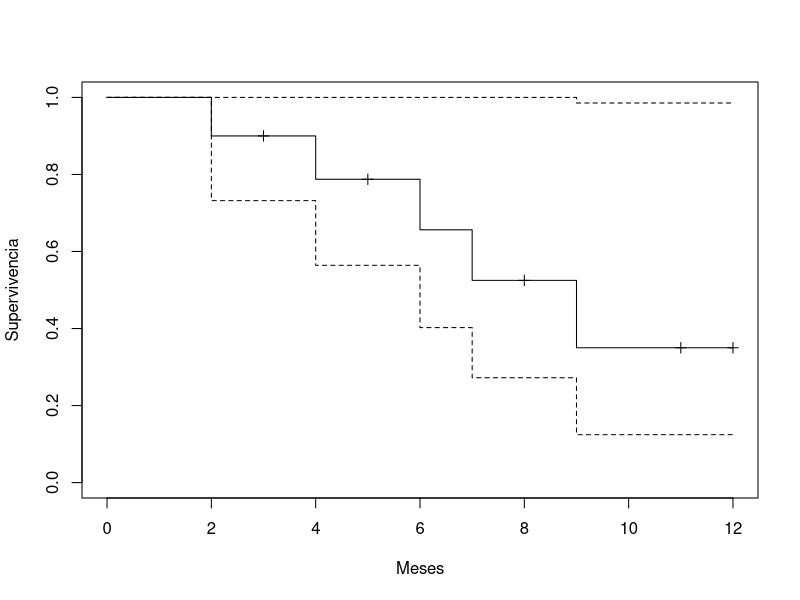

Reproduce this figure in R.
## ---- chunk 1
#| echo: true
library(survival)

# Tiempo en meses; evento: 1 = murió, 0 = censurado
tiempo <- c(2, 3, 4, 5, 6, 7, 8, 9, 11, 12)
evento <- c(1, 0, 1, 0, 1, 1, 0, 1, 0, 0)

km <- survfit(Surv(tiempo, evento) ~ 1)
summary(km)   # tabla de supervivencia con IC 95 %
km            # mediana de supervivencia
## ---- chunk 2
#| echo: true
plot(km, xlab = "Meses", ylab = "Supervivencia", mark.time = TRUE)
